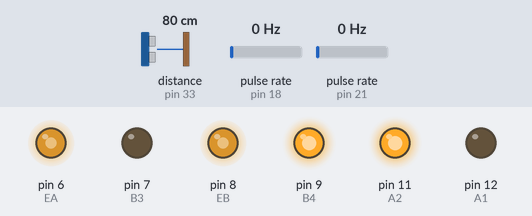
The sketch below on a simulated Arduino Mega 2560, built with avr-gcc and run on an emulated ATmega2560. Shown: output pins drawn as LEDs (lit = HIGH). Wiring (inferred from the names in the program): ultrasonic range finder: trigger pin 37; echo pin 33; 2 × pulse sensor: data pin 18 / data pin 21. The test bench sets the inputs (shaded band); at power-on: distance to the obstacle (sensor on pin 33) 80 cm, pulse rate (sensors on pin 18, pin 21) 0 Hz. The echo pulse lasts 58.3 µs per cm; pins used as bus, display or sensor lines are not drawn; what the sketch prints to the serial monitor is not drawn.

Above: at 1.2 s.
1.3 s: distance to the obstacle (sensor on pin 33) set to 45 cm
At 2.5 s:
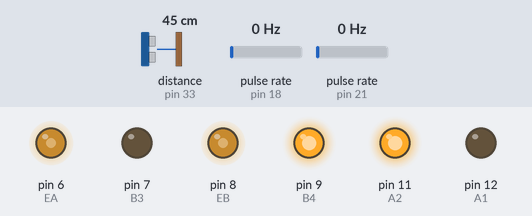
2.8 s: distance to the obstacle (sensor on pin 33) set to 37 cm
At 3.8 s:
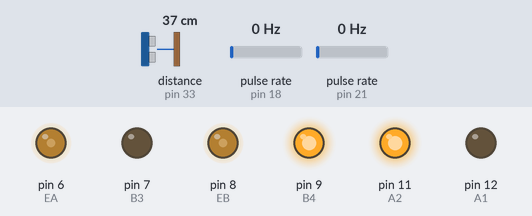
4.3 s: distance to the obstacle (sensor on pin 33) set to 250 cm
At 5.0 s:
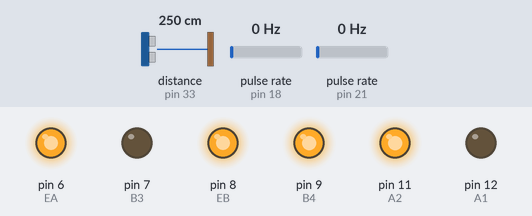
5.8 s: pulse rate (sensor on pin 18) set to 50 Hz
8.8 s: pulse rate (sensor on pin 21) set to 100 Hz
11.8 s: distance to the obstacle (sensor on pin 33) set to 2 cm
At 15.0 s:
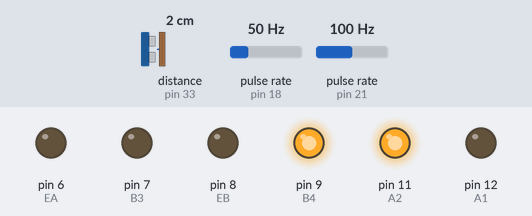
Timing chart, 0 to 15.8 s (numbered marks = the images above; inputs shaded):
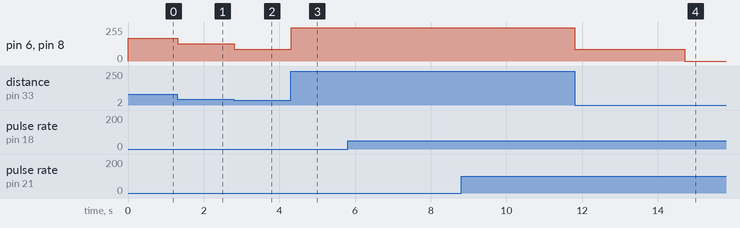

The sketch:

bca.ino
```cpp
#include <math.h>
#include <MsTimer2.h>

#define encoderR 18
#define encoderL 21

#define EA 6
#define A1 12
#define A2 11

#define B3 7
#define B4 9
#define EB 8

#define front_echo 33
#define front_trig 37

float reflect_duration, obstacle_distance, velocity, ttc;
float system_delay = 0.5;
const float max_vel = 250;
const float ppr = 1800;
volatile float pulseCountL = 0, pulseCountR = 0;
volatile int rpmL, rpmR, rpm;

void print_status()
{
    Serial.print("distance : ");
    Serial.println(obstacle_distance);
//    Serial.print("rpmL : ");
//    Serial.println(rpmL);
//    Serial.print("rpmR : ");
//    Serial.println(rpmR);
    Serial.print("velocity : ");
    Serial.println(velocity);
    Serial.print("ttc : ");
    Serial.println(ttc);
}

float calculate_ttc()
{
  float _ttc;
  velocity = ((float)rpm * 6.6 * 3.141592) / 60.0;
  _ttc = (obstacle_distance / velocity);
  if(_ttc < 0) _ttc = 0;
  return _ttc;
}

void speedSetup(int left, int right)
{
    analogWrite(EA, left);
    analogWrite(EB, right);
}

float detect_distance()
{
    float _distance;
    digitalWrite(front_trig, LOW);
    delayMicroseconds(2);
    digitalWrite(front_trig, HIGH);
    delayMicroseconds(10);
    digitalWrite(front_trig, LOW);
    reflect_duration = pulseIn(front_echo, HIGH);
    _distance = ((float)(340 * reflect_duration) / 10000) / 2;
    return _distance;
}

void aeb_handler()
{
  ttc = calculate_ttc();
  if(ttc <= (1.5 + system_delay))
  {
      speedSetup(0, 0);
      while(1)
      {
        obstacle_distance = detect_distance();
        if(obstacle_distance > 40)
        {
          break;
        }
      }
  }
}

void speedCalibration()
{
    rpmL = (int)((pulseCountL / ppr) * (60.0 / 0.5));
    rpmR = (int)((pulseCountR / ppr) * (60.0 / 0.5));
    rpm = (rpmL + rpmR) / 2;

    pulseCountL = 0;
    pulseCountR = 0;
}

void pulseCounterL() { pulseCountL++; }
void pulseCounterR() { pulseCountR++; }

void setup()
{
    pinMode(encoderR, INPUT);
    pinMode(EA, OUTPUT);
    pinMode(A2, OUTPUT);
    pinMode(A1, OUTPUT);

    pinMode(encoderL, INPUT);
    pinMode(EB, OUTPUT);
    pinMode(B3, OUTPUT);
    pinMode(B4, OUTPUT);

    pinMode(front_trig, OUTPUT);
    pinMode(front_echo, INPUT);

    attachInterrupt(digitalPinToInterrupt(encoderL), pulseCounterL, RISING);
    attachInterrupt(digitalPinToInterrupt(encoderR), pulseCounterR, RISING);

    MsTimer2::set(500, speedCalibration);
    MsTimer2::start();

    digitalWrite(A2, HIGH);
    digitalWrite(A1, LOW);
    digitalWrite(B4, HIGH);
    digitalWrite(B3, LOW);

    Serial.begin(57600);
}

void loop()
{
  obstacle_distance = detect_distance();
  if(obstacle_distance > 80)
  {
    speedSetup(max_vel, max_vel);
  }
  else if(obstacle_distance < 80 and obstacle_distance >= 60)
  {
    speedSetup((max_vel / 25) * 17, (max_vel / 25) * 17);
  }
  else if(obstacle_distance < 60 and obstacle_distance >= 40)
  {
    speedSetup((max_vel / 25) * 13, (max_vel / 25) * 13);
  }
  else
  {
    speedSetup((max_vel / 25) * 9, (max_vel / 25) * 9);
    aeb_handler();
  }

  print_status();
}
```

Measured:
- after the input at 1.3 s, pin 6 (EA), pin 8 (EB): 170/255 → 130/255 at once
- after the input at 2.8 s, pin 6 (EA), pin 8 (EB): 130/255 → 90/255 at once
- after the input at 4.3 s, pin 6 (EA), pin 8 (EB): 90/255 → 250/255 at once
- after the input at 11.8 s, pin 6 (EA), pin 8 (EB): 250/255 → 90/255 at once, → 0/255 2.9 s later
